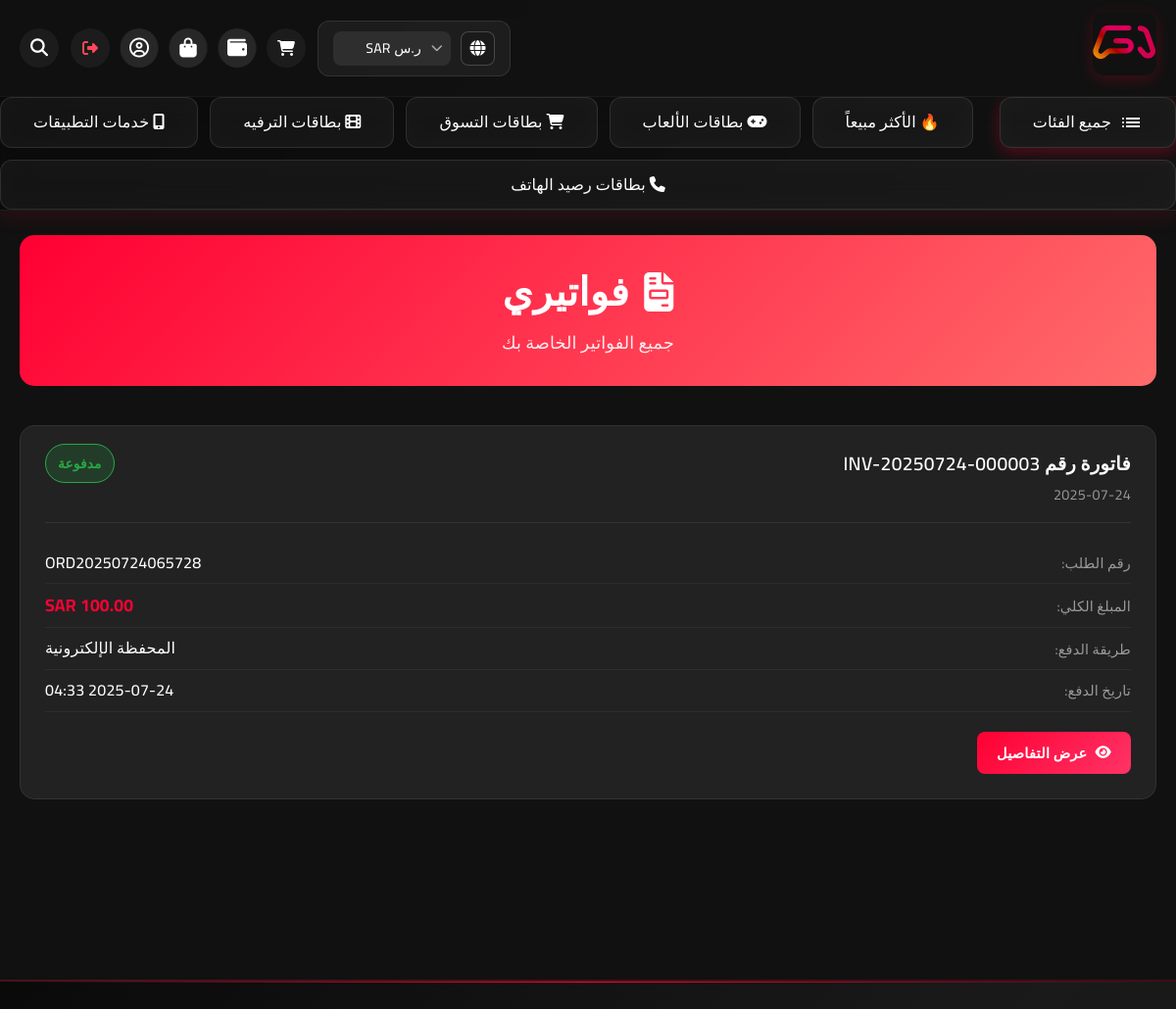
The app's page /invoices (signed in, upper part), older data.
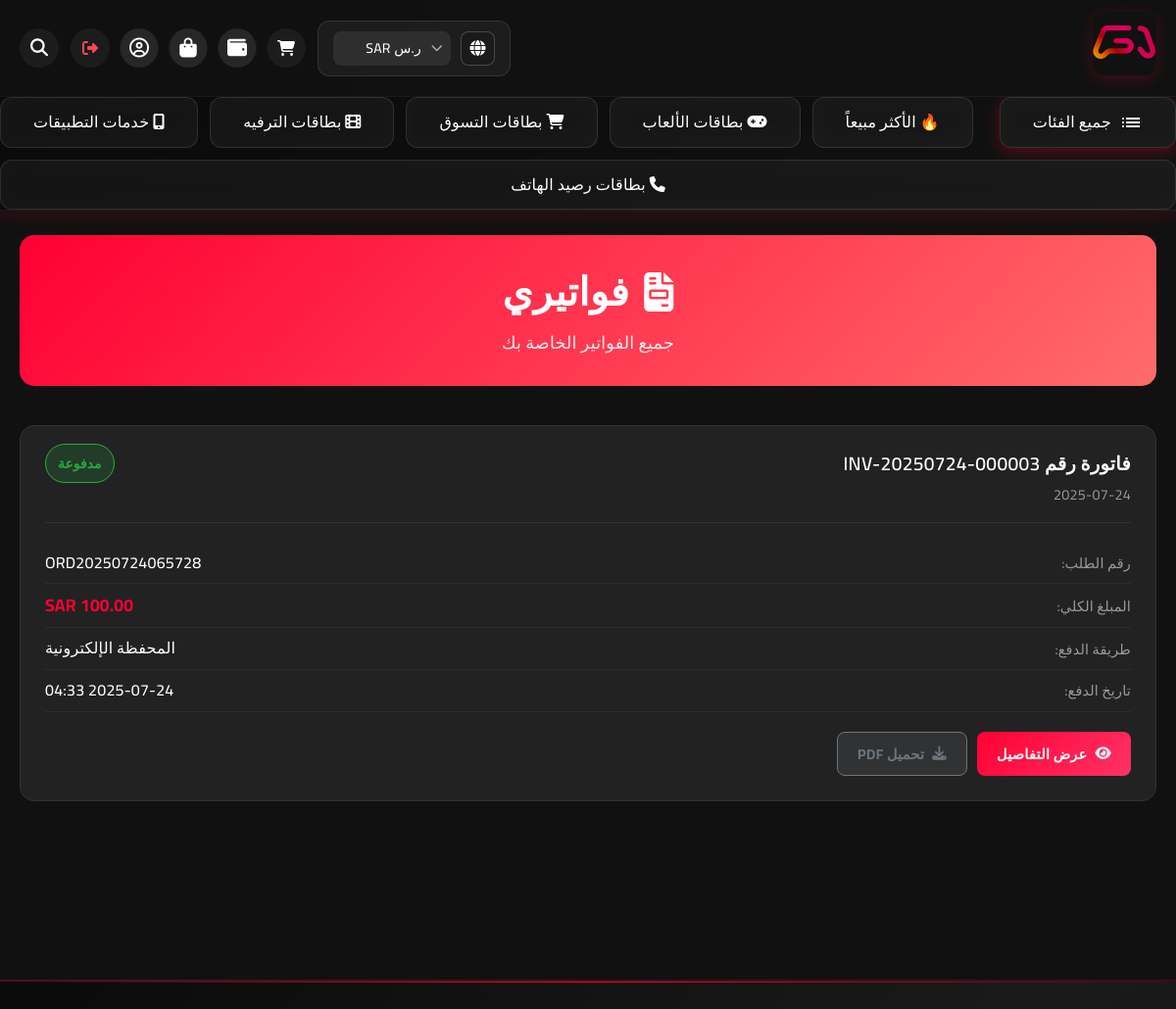
The same page, newer data.
### models.py (models this page shows, shortened)
class Invoice(db.Model):
    id = db.Column(db.Integer, primary_key=True)
    invoice_number = db.Column(db.String(50), unique=True, nullable=False)
    order_id = db.Column(db.Integer, db.ForeignKey('order.id'), nullable=False, unique=True)
    user_id = db.Column(db.Integer, db.ForeignKey('user.id'), nullable=False)
    subtotal = db.Column(db.Numeric(10, 2), nullable=False)
    tax_amount = db.Column(db.Numeric(10, 2), default=0.00)
    discount_amount = db.Column(db.Numeric(10, 2), default=0.00)
    total_amount = db.Column(db.Numeric(10, 2), nullable=False)
    currency = db.Column(db.String(3), default='SAR')
    payment_method = db.Column(db.String(50))
    payment_status = db.Column(db.String(20), default='pending')
    paid_amount = db.Column(db.Numeric(10, 2), default=0.00)
    customer_name = db.Column(db.String(100))
    customer_email = db.Column(db.String(120))
    customer_phone = db.Column(db.String(20))
    customer_type = db.Column(db.String(20))
    invoice_date = db.Column(db.DateTime, default=datetime.utcnow)
    due_date = db.Column(db.DateTime)
    paid_date = db.Column(db.DateTime)
    created_at = db.Column(db.DateTime, default=datetime.utcnow)
    updated_at = db.Column(db.DateTime, default=datetime.utcnow, onupdate=datetime.utcnow)
    notes = db.Column(db.Text)
    pdf_file_path = db.Column(db.String(300))
    order = db.relationship('Order', backref=db.backref('invoice', uselist=False))
    user = db.relationship('User', backref='invoices')

class Order(db.Model):
    id = db.Column(db.Integer, primary_key=True)
    user_id = db.Column(db.Integer, db.ForeignKey('user.id'), nullable=False)
    order_number = db.Column(db.String(50), unique=True, nullable=False)
    total_amount = db.Column(db.Numeric(10, 2), nullable=False)
    currency = db.Column(db.String(3), default='SAR')
    payment_method = db.Column(db.String(50))
    payment_status = db.Column(db.String(20), default='pending')
    order_status = db.Column(db.String(20), default='pending')
    created_at = db.Column(db.DateTime, default=datetime.utcnow)
    excel_file_path = db.Column(db.String(500))  # مسار ملف Excel المحفوظ
    items = db.relationship('OrderItem', backref='order', lazy=True)
    codes = db.relationship('ProductCode', backref='order', lazy=True)

### routes.py (the view)
@main.route('/invoices')
@login_required
def user_invoices():
    page = request.args.get('page', 1, type=int)
    invoices = Invoice.query.filter_by(user_id=current_user.id)\
                           .order_by(Invoice.created_at.desc())\
                           .paginate(page=page, per_page=10, error_out=False)
    return render_template('user_invoices.html', invoices=invoices)

### templates/user_invoices.html (shortened to what this page needs)
{% extends "base.html" %}
{% block content %}
<div class="invoices-container">
    <div class="invoices-header">
        <h1>
            <i class="fas fa-file-invoice"></i>
            فواتيري
        </h1>
        <p>جميع الفواتير الخاصة بك</p>
    </div>
    {% if invoices.items %}
    <div class="invoices-grid">
        {% for invoice in invoices.items %}
        <div class="invoice-card">
            <div class="invoice-header">
                <div class="invoice-number">
                    <h3>فاتورة رقم {{ invoice.invoice_number }}</h3>
                    <span class="invoice-date">{{ invoice.invoice_date.strftime('%Y-%m-%d') }}</span>
                </div>
                <div class="invoice-status">
                    <span class="status-badge status-{{ invoice.payment_status }}">
                        {% if invoice.payment_status == 'completed' %}
                            مدفوعة
                        {% elif invoice.payment_status == 'pending' %}
                            معلقة
                        {% elif invoice.payment_status == 'failed' %}
                            فاشلة
                        {% endif %}
                    </span>
                </div>
            </div>
            <div class="invoice-details">
                <div class="detail-row">
                    <span class="label">رقم الطلب:</span>
                    <span class="value">{{ invoice.order.order_number }}</span>
                </div>
                <div class="detail-row">
                    <span class="label">المبلغ الكلي:</span>
                    <span class="value amount">{{ invoice.total_amount }} {{ invoice.currency }}</span>
                </div>
                <div class="detail-row">
                    <span class="label">طريقة الدفع:</span>
                    <span class="value">
                        {% if invoice.payment_method == 'wallet' %}
                            المحفظة الإلكترونية
                        {% elif invoice.payment_method and 'card' in invoice.payment_method %}
                            البطاقة البنكية
                        {% else %}
                            {{ invoice.payment_method or 'غير محدد' }}
                        {% endif %}
                    </span>
                </div>
                {% if invoice.paid_date %}
                <div class="detail-row">
                    <span class="label">تاريخ الدفع:</span>
                    <span class="value">{{ invoice.paid_date.strftime('%Y-%m-%d %H:%M') }}</span>
                </div>
                {% endif %}
            </div>
            <div class="invoice-actions">
                <a href="{{ url_for('main.view_invoice', invoice_id=invoice.id) }}"
                   class="btn btn-primary">
                    <i class="fas fa-eye"></i>
                    عرض التفاصيل
                </a>
                {% if invoice.pdf_file_path %}
                <a href="{{ url_for('main.download_invoice', invoice_id=invoice.id) }}"
                   class="btn btn-secondary">
                    <i class="fas fa-download"></i>
                    تحميل PDF
                </a>
                {% endif %}
            </div>
        </div>
        {% endfor %}
    </div>
    {% endif %}
</div>
{% endblock %}

Row changes from the older to the newer data that the page shows:
changed Invoice "INV-20250724-000003": now shows "تحميل PDF"
